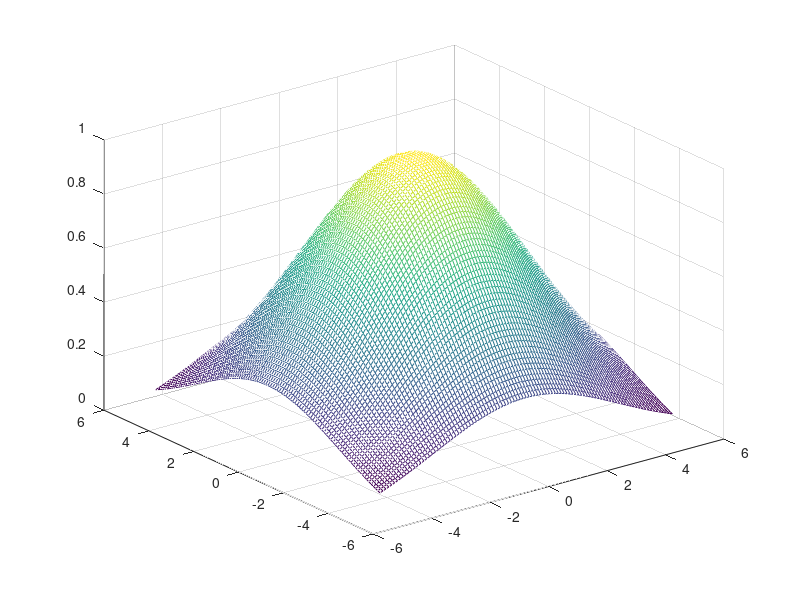

This chart was generated by the following MATLAB code: (Note: this script raises an error after producing the figure.)
clc;
sig = 4.5;
w_x = (-5:0.1:5);
w_y = (-5:0.1:5);
[X,Y] = meshgrid(w_x,w_y);
W = exp(-(X.^2+Y.^2)./sig.^2);
mesh(w_x,w_y,W);
title('sigma = ' + num2str(sig));